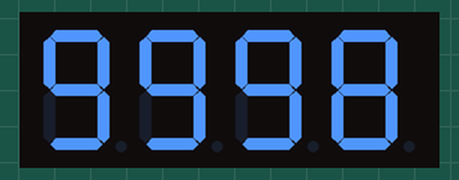
This sketch was run on a simulated Arduino Uno, built with avr-gcc and run on an emulated ATmega328P. On the bench: 4-digit seven-segment display.

Above: at 0.12 s.
At 5.14 s:
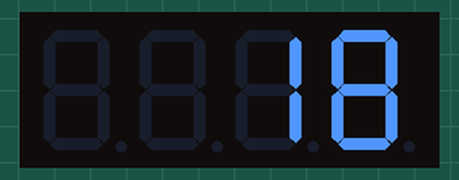
At 9.91 s:
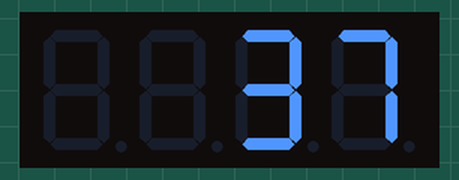
At 19.95 s:
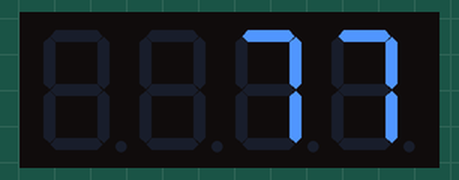
At 29.99 s:
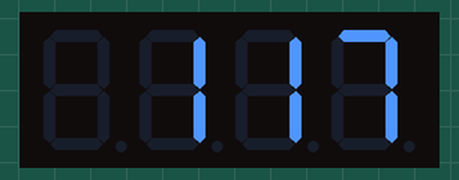
At 39.78 s:
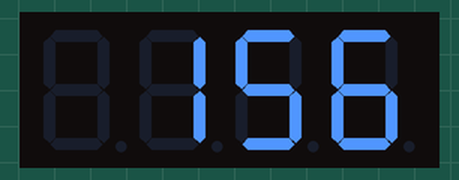

The sketch:

7-segment-display.ino
```cpp
#include "SevSeg.h"
SevSeg sevseg;
void setup() {
  byte numDigits = 4;
  byte digitPins[] = {9, 10, 11, 12};
  byte segmentPins[] = {2, 3, 4, 5, 6, 7, 8};
  sevseg.begin(COMMON_ANODE, numDigits, digitPins, segmentPins);
  sevseg.setBrightness(90);
}

unsigned long currentTime;
unsigned long lastTime;
int interval = 250;
long sum = 9998;
void loop() {
    currentTime = millis();
    if(currentTime - lastTime > interval) {
      sum++;
      lastTime = currentTime;
    }
    // 4 digit, 9999 is max value, any higher than that is not possible, ITLL BREAAAK!
    if(sum < 10000) {
       sevseg.refreshDisplay();
       sevseg.setNumber(sum);
       sevseg.refreshDisplay();
    }
    if(sum >= 10000) {
      sum = 0;
    }
}
```
